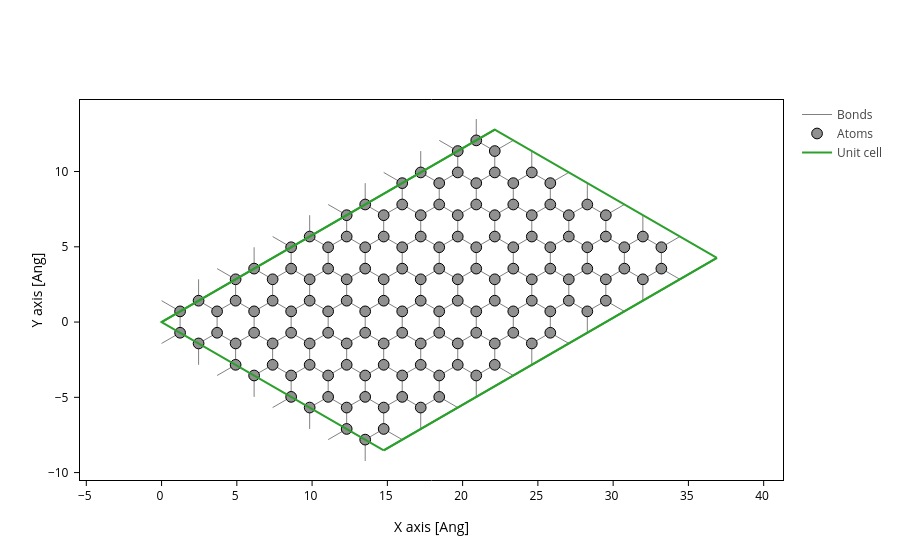

Here is the notebook cell this chart was saved with:
### Code cell
gr = all_armchair(BOND)
gr = gr.tile(N1,1).tile(N0,0)
gr.plot(axes='xy')

### Figure 1 — Plotly figure (JSON) as saved in the notebook; plotly's stock layout.template omitted (floating-point values rounded to 4 significant figures; data arrays with more than 128 entries replaced by an {"elided": "..."} marker saying what was removed)
{"data": [{"line": {"color": "gray", "width": 1}, "meta": {}, "mode": "lines", "name": "Bonds", "opacity": 1, "type": "scatter", "x": {"elided": "4935 float values"}, "y": {"elided": "4935 float values"}}, {"marker": {"color": "#909090", "line": {"color": "black", "width": 1}, "opacity": 1, "size": 10.72}, "meta": {}, "mode": "markers", "name": "Atoms", "opacity": 1, "type": "scatter", "x": {"elided": "144 float values"}, "y": {"elided": "144 float values"}}, {"meta": {}, "mode": "lines", "name": "Unit cell", "type": "scatter", "x": [0.0, 22.14, 36.89, 36.89, 22.14, 22.14, NaN, 22.14, 0.0, 0.0, 14.76, 14.76, 0.0, NaN, 36.89, 14.76, NaN, 36.89, 14.76], "y": [0.0, 12.78, 4.26, 4.26, 12.78, 12.78, NaN, 12.78, 0.0, 0.0, -8.52, -8.52, 0.0, NaN, 4.26, -8.52, NaN, 4.26, -8.52]}], "layout": {"scene": {"aspectmode": "data", "xaxis": {"title": {"text": "X axis [Ang]"}}, "yaxis": {"title": {"text": "Y axis [Ang]"}}}, "xaxis": {"scaleanchor": "y", "scaleratio": 1, "title": {"text": "X axis [Ang]"}}, "yaxis": {"title": {"text": "Y axis [Ang]"}}}}
